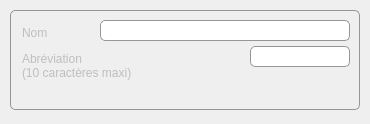
<?xml version="1.0" encoding="UTF-8"?>
<ui version="4.0">
 <class>dlg_gestionbanques</class>
 <widget class="QDialog" name="dlg_gestionbanques">
  <property name="geometry">
   <rect>
    <x>0</x>
    <y>0</y>
    <width>370</width>
    <height>124</height>
   </rect>
  </property>
  <property name="sizePolicy">
   <sizepolicy hsizetype="Preferred" vsizetype="Ignored">
    <horstretch>0</horstretch>
    <verstretch>0</verstretch>
   </sizepolicy>
  </property>
  <property name="minimumSize">
   <size>
    <width>370</width>
    <height>0</height>
   </size>
  </property>
  <property name="maximumSize">
   <size>
    <width>370</width>
    <height>16777215</height>
   </size>
  </property>
  <property name="windowTitle">
   <string>Dialog</string>
  </property>
  <widget class="QFrame" name="Banqueframe">
   <property name="enabled">
    <bool>false</bool>
   </property>
   <property name="geometry">
    <rect>
     <x>10</x>
     <y>10</y>
     <width>350</width>
     <height>100</height>
    </rect>
   </property>
   <property name="minimumSize">
    <size>
     <width>350</width>
     <height>100</height>
    </size>
   </property>
   <property name="maximumSize">
    <size>
     <width>350</width>
     <height>100</height>
    </size>
   </property>
   <property name="contextMenuPolicy">
    <enum>Qt::NoContextMenu</enum>
   </property>
   <property name="styleSheet">
    <string notr="true">border: 1px solid rgb(150,150,150);
border-radius: 5px;
</string>
   </property>
   <property name="frameShape">
    <enum>QFrame::StyledPanel</enum>
   </property>
   <property name="frameShadow">
    <enum>QFrame::Raised</enum>
   </property>
   <widget class="UpSmallButton" name="AnnulModifupSmallButton">
    <property name="geometry">
     <rect>
      <x>270</x>
      <y>65</y>
      <width>34</width>
      <height>30</height>
     </rect>
    </property>
    <property name="focusPolicy">
     <enum>Qt::NoFocus</enum>
    </property>
    <property name="contextMenuPolicy">
     <enum>Qt::NoContextMenu</enum>
    </property>
    <property name="styleSheet">
     <string notr="true">border: 0px</string>
    </property>
    <property name="text">
     <string/>
    </property>
    <property name="icon">
     <iconset resource="../assets/Images/images.qrc">
      <normaloff>:/Supprime.png</normaloff>:/Supprime.png</iconset>
    </property>
    <property name="iconSize">
     <size>
      <width>30</width>
      <height>30</height>
     </size>
    </property>
    <property name="flat">
     <bool>true</bool>
    </property>
   </widget>
   <widget class="UpSmallButton" name="OKModifupSmallButton">
    <property name="geometry">
     <rect>
      <x>307</x>
      <y>65</y>
      <width>34</width>
      <height>30</height>
     </rect>
    </property>
    <property name="focusPolicy">
     <enum>Qt::NoFocus</enum>
    </property>
    <property name="contextMenuPolicy">
     <enum>Qt::NoContextMenu</enum>
    </property>
    <property name="styleSheet">
     <string notr="true">border: 0px</string>
    </property>
    <property name="text">
     <string/>
    </property>
    <property name="icon">
     <iconset resource="../assets/Images/images.qrc">
      <normaloff>:/start.png</normaloff>:/start.png</iconset>
    </property>
    <property name="iconSize">
     <size>
      <width>25</width>
      <height>25</height>
     </size>
    </property>
    <property name="flat">
     <bool>true</bool>
    </property>
   </widget>
   <widget class="QLabel" name="NomBanquelabel">
    <property name="geometry">
     <rect>
      <x>12</x>
      <y>15</y>
      <width>29</width>
      <height>16</height>
     </rect>
    </property>
    <property name="contextMenuPolicy">
     <enum>Qt::NoContextMenu</enum>
    </property>
    <property name="styleSheet">
     <string notr="true">border: 0px</string>
    </property>
    <property name="text">
     <string>Nom</string>
    </property>
   </widget>
   <widget class="QLabel" name="NomAbregelabel">
    <property name="geometry">
     <rect>
      <x>12</x>
      <y>40</y>
      <width>191</width>
      <height>31</height>
     </rect>
    </property>
    <property name="contextMenuPolicy">
     <enum>Qt::NoContextMenu</enum>
    </property>
    <property name="styleSheet">
     <string notr="true">border: 0px</string>
    </property>
    <property name="text">
     <string>Abréviation
(10 caractères maxi)</string>
    </property>
   </widget>
   <widget class="UpLineEdit" name="NomAbregeupLineEdit">
    <property name="geometry">
     <rect>
      <x>240</x>
      <y>36</y>
      <width>100</width>
      <height>21</height>
     </rect>
    </property>
    <property name="maximumSize">
     <size>
      <width>120</width>
      <height>16777215</height>
     </size>
    </property>
    <property name="contextMenuPolicy">
     <enum>Qt::NoContextMenu</enum>
    </property>
    <property name="styleSheet">
     <string notr="true"/>
    </property>
    <property name="maxLength">
     <number>10</number>
    </property>
   </widget>
   <widget class="UpLineEdit" name="NomBanqueupLineEdit">
    <property name="geometry">
     <rect>
      <x>90</x>
      <y>10</y>
      <width>250</width>
      <height>21</height>
     </rect>
    </property>
    <property name="maxLength">
     <number>45</number>
    </property>
   </widget>
  </widget>
 </widget>
 <customwidgets>
  <customwidget>
   <class>UpLineEdit</class>
   <extends>QLineEdit</extends>
   <header>uplineedit.h</header>
  </customwidget>
  <customwidget>
   <class>UpSmallButton</class>
   <extends>QPushButton</extends>
   <header>upsmallbutton.h</header>
  </customwidget>
 </customwidgets>
 <tabstops>
  <tabstop>NomAbregeupLineEdit</tabstop>
 </tabstops>
 <resources>
  <include location="../assets/Images/images.qrc"/>
 </resources>
 <connections/>
</ui>
